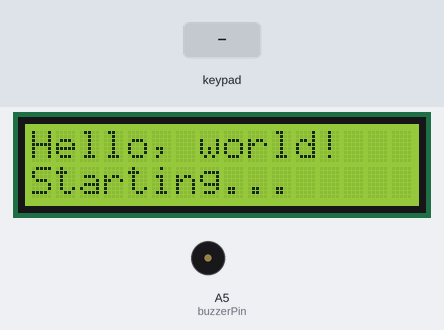
The sketch below on a simulated Arduino Uno, built with avr-gcc and run on an emulated ATmega328P. Parts: 16×2 character LCD, buzzer (waves = sounding). Inputs (shaded band) come from the test bench.

Above: at 2.5 s.
4.2 s: keypad keys 5 7 8 1 1 2 # pressed 0.4 s apart
At 7.7 s:
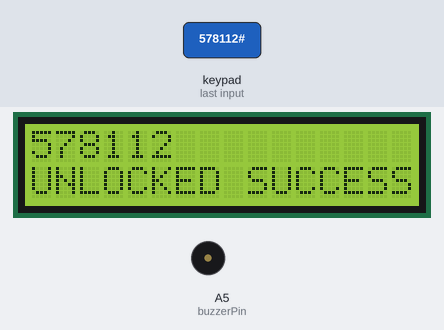
8.5 s: key '*' pressed
At 9.0 s:
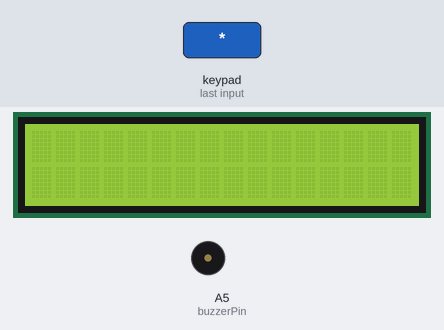
10.0 s: key 'A' pressed
At 11.2 s:
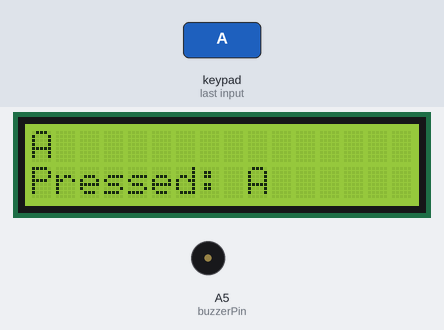
11.5 s: keypad keys 9 8 7 6 # pressed 0.4 s apart
At 11.7 s:
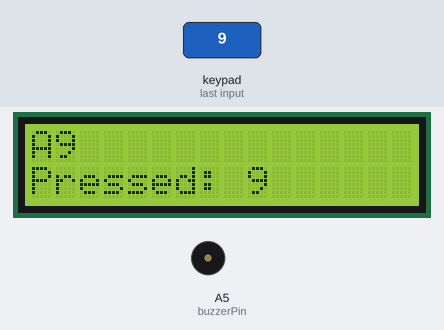
15.0 s: key 'B' pressed
At 16.2 s:
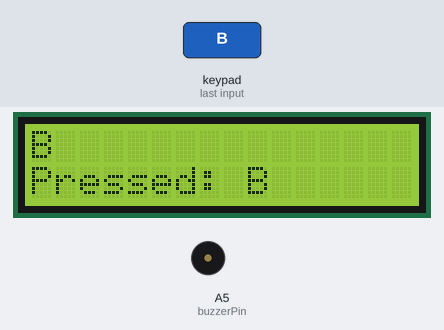
16.5 s: keypad keys 9 8 7 6 A pressed 0.4 s apart
At 18.6 s:
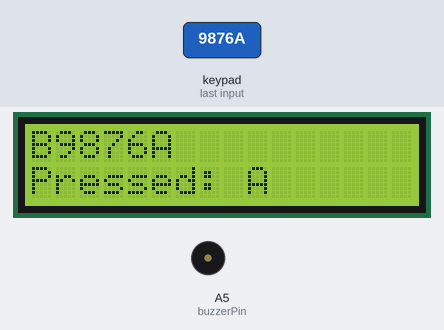
Timing chart, 0 to 20.1 s (numbered marks = the images above; inputs shaded):
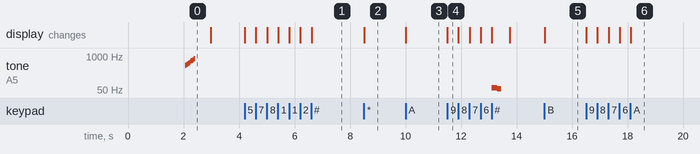

Measured:
- after the input at 4.2 s, the display: first changes at once (image 1 shows a later state)
- after the input at 8.5 s, the display: changes at once (image 2)
- after the input at 10.0 s, the display: changes at once (image 3)
- after the input at 11.5 s, tone on A5 (buzzerPin): silent → 62 Hz after 1.6 s, → 55 Hz 0.20 s later, → silent 0.15 s later; the display: changes at once (image 4)
- after the input at 15.0 s, the display: changes at once (image 5)
- after the input at 16.5 s, the display: first changes at once (image 6 shows a later state)

The sketch:

cs578_sketch.ino
```cpp
#include <LiquidCrystal.h>
#include <Keypad.h>
#include <EMailSender.h>

/**************************************
 *            LCD DISPLAY             *
 **************************************/
LiquidCrystal lcd(13, 11, 5, 4, 3, 2);
int lcdRows = 2;
int lcdCols = 16;
int curRow = 0;
int curCol = 0;

/**************************************
 *              KEYPAD                *
 **************************************/
const byte keypadRows = 4;
const byte keypadCols = 4;
const byte rowPins[keypadRows] = {A0, A1, 12, 10};
const byte colPins[keypadCols] = {9, 8, 7, 6};
const char keys[keypadRows][keypadCols] = {
  {'1', '2', '3', 'A'},
  {'4', '5', '6', 'B'},
  {'7', '8', '9', 'C'},
  {'*', '0', '#', 'D'}
};
Keypad kpd = Keypad(makeKeymap(keys), rowPins, colPins, keypadRows, keypadCols);

/**************************************
 *          GLOBAL VARIABLES          *
 **************************************/
String pin;
String guess;
int buzzerPin = A5;
bool disabled = false;
int attempts = 0;

/**************************************
 *             RUNS ONCE              *
 **************************************/
void setup()
{
  lcd.begin(lcdCols, lcdRows);
  lcd.clear();
  lcd.setCursor(0, 0);
  lcd.print("Hello, world!");
  lcd.setCursor(0, 1);
  lcd.print("Starting...");

  // set lock's code
  pin = "578112";
  guess = "";

  // send test email
  EMailSender emailSend("cs530projectsender@gmail.com", "Raspberry!530");
  EMailSender::EMailMessage message;
  message.subject = "Soggetto";
  message.message = "Ciao come stai";
  EMailSender::Response resp = emailSend.send("sawyer816@gmail.com", message);

  Serial.println(resp.status);
  Serial.println(resp.code);
  Serial.println(resp.desc);
  delay(1000);

  // startup noise
  pinMode(buzzerPin, OUTPUT);
  tone(buzzerPin, 440);
  delay(50);
  tone(buzzerPin, 494);
  delay(50);
  tone(buzzerPin, 523);
  delay(50);
  tone(buzzerPin, 587);
  delay(50);
  tone(buzzerPin, 659);
  delay(50);
  tone(buzzerPin, 698);
  delay(50);
  tone(buzzerPin, 784);
  delay(50);
  noTone(buzzerPin);
  delay(50);

  delay(500);
  lcd.clear();
}

/**************************************
 *          RUNS INDEFINITELY         *
 **************************************/
void loop()
{

  // key received from hardware
  char input = kpd.getKey();

  if (input)
  {

    // lock is disabled
    if (disabled) {
      tone(buzzerPin, 440);
      delay(100);

      noTone(buzzerPin);
    }

    // lock not disabled
    else
    {

      // handle input
      switch (input)
      {

        // clear input
        case '*':
          curCol = 0;
          guess = "";
          lcd.clear();
          break;

        // test input against lock
        case '#':
          if (guess.equals(pin))
          {
            lcd.setCursor(0, 1);
            lcd.print("UNLOCKED SUCCESSFULLY.");
            attempts = 0;

            noTone(buzzerPin);
            break;

          } else {
            lcd.setCursor(0, 1);
            lcd.print("INCORRECT INPUT.");
            attempts += 1;
            if (attempts >= 3) {
              disabled = true;

              // play disabled tone
              tone(buzzerPin, 147);
              delay(750);
              tone(buzzerPin, 139);
              delay(750);
              tone(buzzerPin, 131);
              delay(750);
              tone(buzzerPin, 124);
              delay(500);

              noTone(buzzerPin);
            } else{

              // play incorrect tone
              tone(buzzerPin, 62);
              delay(200);
              tone(buzzerPin, 55);
              delay(150);

              noTone(buzzerPin);
            }
          }

          curCol = 0;
          guess = "";
          delay(300);
          lcd.clear();
          break;

        // display next input
        default:
          int guessLength = guess.length();

          if (guessLength < 6)
          {
            guess.concat(input);

            lcd.setCursor(curCol++, 0);
            lcd.print(input);
            lcd.setCursor(0, 1);
            lcd.print("Pressed: ");
            lcd.print(input);
          }
      }
    }
  }
}
```
